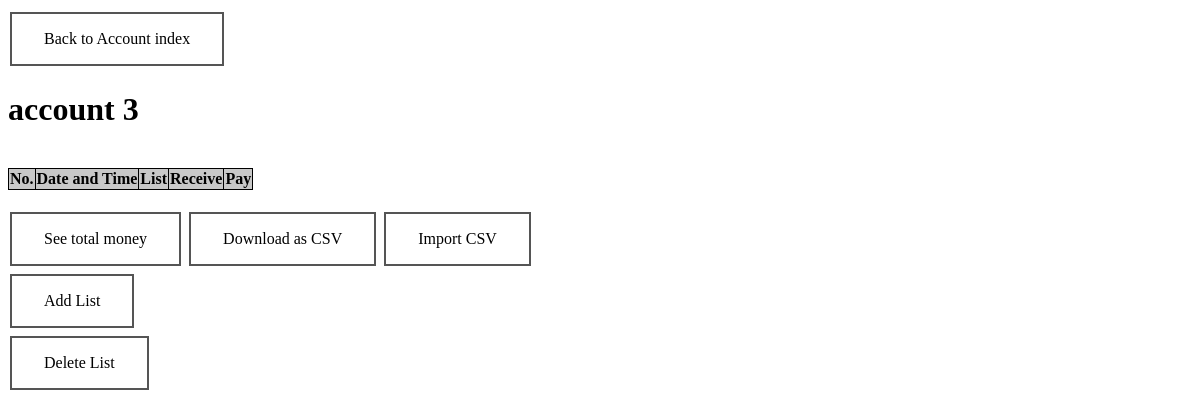
Page /11/ on the earlier database version.
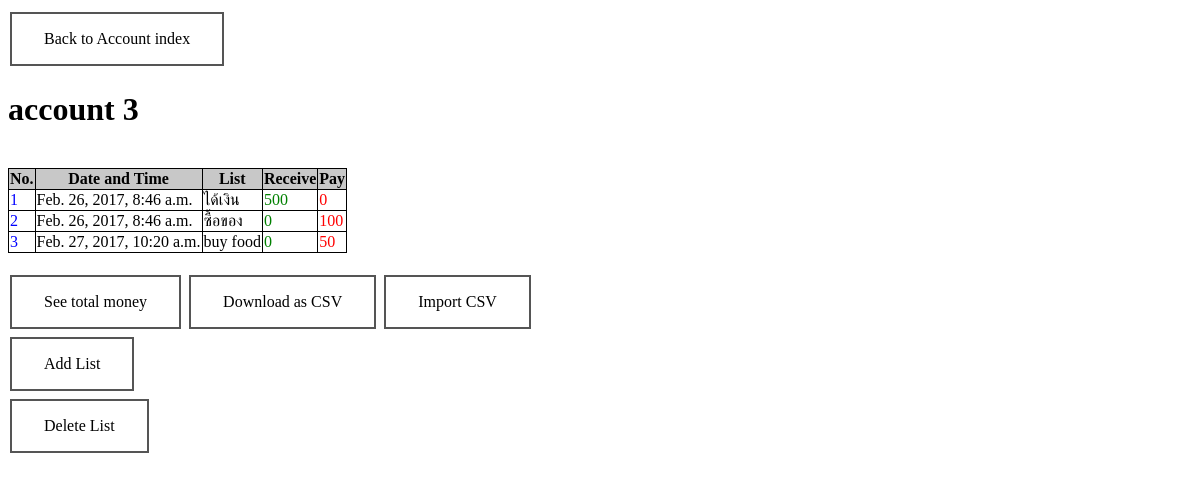
Same page on the later database version.
### account/models.py (models this page shows, shortened)
class List(models.Model):
    account = models.ForeignKey(Account, on_delete=models.CASCADE)
    list_text = models.CharField(max_length=200)
    get_money = models.IntegerField(default=0)
    pay_money = models.IntegerField(default=0)
    pub_date = models.DateTimeField('date published')

### account/views.py (the view)
# urls.py: url(r'^(?P<pk>[0-9]+)/$', views.DetailView.as_view(), name='detail'), #detail page -- access from index
class DetailView(generic.DetailView):
    model = Account
    template_name = 'account/detail.html'

### account/templates/account/detail.html (shortened to what this page needs)
<head>
</head>
<a class="button buttonblack" href="{% url 'account:index' %}">Back to Account index</a>
<h1>{{ account.account_text }}</h1>
<table>
    <tr style="background-color:rgb(200, 200, 200);color:black">
        <th>No.</th>
        <th>Date and Time</th>
        <th>List</th>
        <th>Receive</th>
        <th>Pay</th>
    </tr>
    <tr>
        {% for list in account.list_set.all %}
        <td style="color:blue"><label for="list{{ forloop.counter }}">{{ forloop.counter }}</label></td>
        <td><label for="list{{ forloop.counter }}">{{ list.pub_date }}</label></td>
        <td><label for="list{{ forloop.counter }}">{{ list.list_text }}</label></td>
        <td style="color:green"><label for="list{{ forloop.counter }}">{{ list.get_money }}</label></td>
        <td style="color:red"><label for="list{{ forloop.counter }}">{{ list.pay_money }}</label></td></tr>
        {% endfor %}
        <br />
</table>
<a class="button buttonblack" href="{% url 'account:showtotal' account.id %}">See total money</a>
<a class="button buttonblack" href="{% url 'account:download' account.id %}">Download as CSV</a>
<a class="button buttonblack" href="{% url 'account:upload' account.id %}">Import CSV</a>
<a class="button buttonblack" href="{% url 'account:addlist' account.id %}">Add List</a>
<a class="button buttonblack" href="{% url 'account:seldellist' account.id %}">Delete List</a>

Differences in the rows shown:
added List: pub_date "Feb. 26, 2017, 8:46 a.m.", list_text "ได้เงิน", get_money "500", pay_money "0"
added List: pub_date "Feb. 26, 2017, 8:46 a.m.", list_text "ซื้อของ", get_money "0", pay_money "100"
added List: pub_date "Feb. 27, 2017, 10:20 a.m.", list_text "buy food", get_money "0", pay_money "50"
